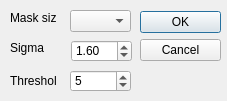
<?xml version="1.0" encoding="UTF-8"?>
<ui version="4.0">
 <class>EdgeZeroDialog</class>
 <widget class="QDialog" name="EdgeZeroDialog">
  <property name="geometry">
   <rect>
    <x>0</x>
    <y>0</y>
    <width>227</width>
    <height>101</height>
   </rect>
  </property>
  <property name="windowTitle">
   <string>Edge Zero Crossing</string>
  </property>
  <property name="windowIcon">
   <iconset resource="../../../res/icons.qrc">
    <normaloff>:/icons/icons/edge_detection.png</normaloff>:/icons/icons/edge_detection.png</iconset>
  </property>
  <widget class="QComboBox" name="comboBox">
   <property name="geometry">
    <rect>
     <x>70</x>
     <y>10</y>
     <width>61</width>
     <height>22</height>
    </rect>
   </property>
  </widget>
  <widget class="QDoubleSpinBox" name="doubleSpinBox">
   <property name="geometry">
    <rect>
     <x>71</x>
     <y>40</y>
     <width>61</width>
     <height>22</height>
    </rect>
   </property>
   <property name="minimum">
    <double>0.000000000000000</double>
   </property>
   <property name="singleStep">
    <double>0.200000000000000</double>
   </property>
   <property name="value">
    <double>1.600000000000000</double>
   </property>
  </widget>
  <widget class="QLabel" name="label">
   <property name="geometry">
    <rect>
     <x>10</x>
     <y>10</y>
     <width>46</width>
     <height>16</height>
    </rect>
   </property>
   <property name="text">
    <string>Mask size</string>
   </property>
  </widget>
  <widget class="QLabel" name="label_2">
   <property name="geometry">
    <rect>
     <x>10</x>
     <y>40</y>
     <width>46</width>
     <height>16</height>
    </rect>
   </property>
   <property name="text">
    <string>Sigma</string>
   </property>
  </widget>
  <widget class="QDialogButtonBox" name="buttonBox">
   <property name="geometry">
    <rect>
     <x>140</x>
     <y>10</y>
     <width>81</width>
     <height>51</height>
    </rect>
   </property>
   <property name="orientation">
    <enum>Qt::Vertical</enum>
   </property>
   <property name="standardButtons">
    <set>QDialogButtonBox::Cancel|QDialogButtonBox::Ok</set>
   </property>
   <property name="centerButtons">
    <bool>true</bool>
   </property>
  </widget>
  <widget class="QLabel" name="label_3">
   <property name="geometry">
    <rect>
     <x>10</x>
     <y>70</y>
     <width>46</width>
     <height>21</height>
    </rect>
   </property>
   <property name="text">
    <string>Threshold</string>
   </property>
  </widget>
  <widget class="QSpinBox" name="spinBox">
   <property name="geometry">
    <rect>
     <x>70</x>
     <y>70</y>
     <width>61</width>
     <height>22</height>
    </rect>
   </property>
   <property name="maximum">
    <number>127</number>
   </property>
   <property name="value">
    <number>5</number>
   </property>
  </widget>
 </widget>
 <resources>
  <include location="../../../res/icons.qrc"/>
 </resources>
 <connections>
  <connection>
   <sender>buttonBox</sender>
   <signal>accepted()</signal>
   <receiver>EdgeZeroDialog</receiver>
   <slot>accept()</slot>
   <hints>
    <hint type="sourcelabel">
     <x>180</x>
     <y>35</y>
    </hint>
    <hint type="destinationlabel">
     <x>113</x>
     <y>50</y>
    </hint>
   </hints>
  </connection>
  <connection>
   <sender>buttonBox</sender>
   <signal>rejected()</signal>
   <receiver>EdgeZeroDialog</receiver>
   <slot>reject()</slot>
   <hints>
    <hint type="sourcelabel">
     <x>180</x>
     <y>35</y>
    </hint>
    <hint type="destinationlabel">
     <x>113</x>
     <y>50</y>
    </hint>
   </hints>
  </connection>
 </connections>
</ui>
